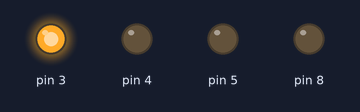
This sketch was run on a simulated Arduino Uno, built with avr-gcc and run on an emulated ATmega328P. Shown: output pins drawn as LEDs (lit = HIGH).

Above: at 0.5 s.
At 2.5 s:
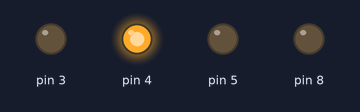
At 4.5 s:
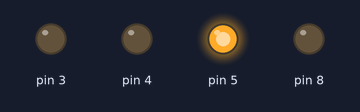
At 6.5 s:
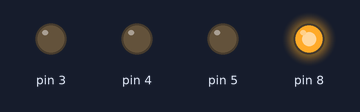
At 9.5 s:
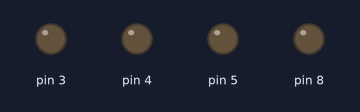
Timing chart, 0 to 10.4 s (numbered marks = the images above):
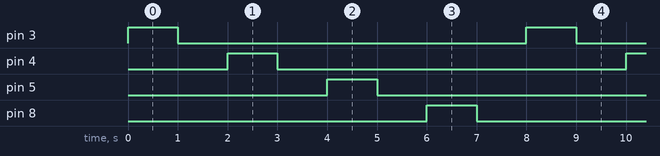

Measured:
- by itself, pin 3–5, pin 8: alternates HIGH for 1.0 s and LOW for 7.0 s
- by itself, everything shown: repeats every 8.0 s, in 8 steps

The sketch:

3_LEDS.ino
```cpp
int led1=3;
int led2=4;
int led3=5;
int led4=8;
void setup(){
  pinMode(3,OUTPUT);
  pinMode(4,OUTPUT);
  pinMode(5,OUTPUT);
  pinMode(8,OUTPUT);
  }
void loop(){
  digitalWrite(3,HIGH);
  delay(1000);
  digitalWrite(3,LOW);
  delay(1000);
  digitalWrite(4,HIGH);
  delay(1000);
  digitalWrite(4,LOW);
  delay(1000);
  digitalWrite(5,HIGH);
  delay(1000);
  digitalWrite(5,LOW);
  delay(1000);
   digitalWrite(8,HIGH);
  delay(1000);
  digitalWrite(8,LOW);
  delay(1000);
  }
```
